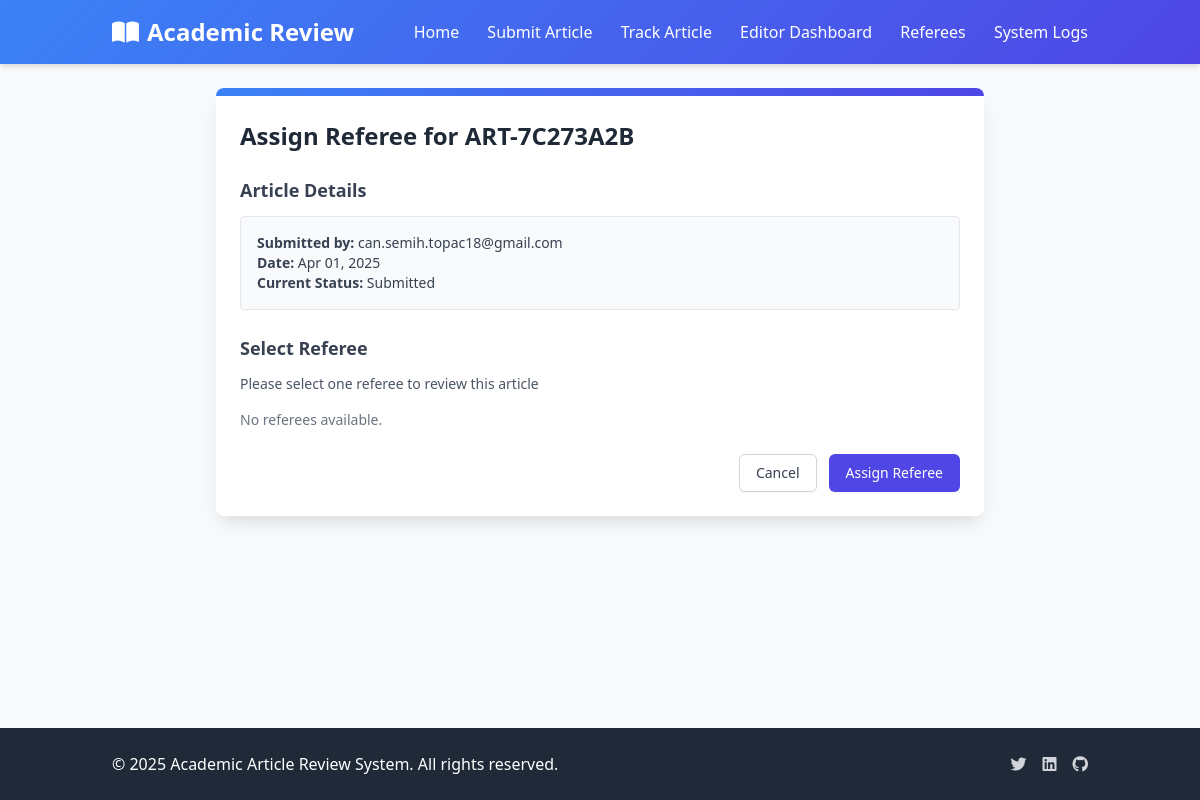
The app's page /editor/article/31/assign/ with its own data.
### articles/models.py (models this page shows, shortened)
class Article(models.Model):
    STATUS_CHOICES = (
        ('submitted', 'Submitted'),
        ('under_review', 'Under Review'),
        ('revision_required', 'Revision Required'),
        ('accepted', 'Accepted'),
        ('rejected', 'Rejected'),
    )
    title = models.CharField(max_length=255, null=True, blank=True)
    tracking_code = models.CharField(max_length=20, unique=True, editable=False)
    email = models.EmailField()
    file = models.FileField(upload_to='articles/')
    anonymized_file = models.FileField(upload_to='anonymized_articles/', null=True, blank=True)
    status = models.CharField(max_length=50, choices=STATUS_CHOICES, default='submitted')
    submission_date = models.DateTimeField(auto_now_add=True)
    last_updated = models.DateTimeField(auto_now=True)
    referee = models.ForeignKey('Referee', on_delete=models.SET_NULL, null=True, blank=True, related_name='assigned_articles')
    extracted_authors = models.TextField(blank=True, null=True, help_text="Automatically extracted author names")
    extracted_institutions = models.TextField(blank=True, null=True, help_text="Automatically extracted institutions")
    extracted_keywords = models.TextField(blank=True, null=True, help_text="Automatically extracted keywords")
    extracted_emails = models.TextField(blank=True, null=True, help_text="Automatically extracted email addresses")
    anonymization_map = models.TextField(blank=True, null=True, help_text="JSON mapping of original text to encrypted text")
    anonymization_key = models.CharField(max_length=128, blank=True, null=True, help_text="Encryption key for anonymization")
    is_anonymized = models.BooleanField(default=False, help_text="Whether the article has been anonymized")
    def get_extracted_keywords_list(self):
        if self.extracted_keywords:
            return self.extracted_keywords.split('|')
        return []
    def get_status_display(self):
        for status_code, status_name in self.STATUS_CHOICES:
            if self.status == status_code:
                return status_name
        return self.status  # Fallback to the code if no match

### articles/views.py (the view, shortened to what this page needs)
# urls.py: path('editor/article/<int:article_id>/assign/', views.assign_referee, name='assign_referee'),
def assign_referee(request, article_id):
    article = get_object_or_404(Article, id=article_id)
    referees = Referee.objects.all()
    suggested_referees = []
    if article.extracted_keywords:
        article_keywords = article.get_extracted_keywords_list()
        suggested_referees = match_referees_by_keywords(article_keywords, referees)
    suggested_referee_id = request.GET.get('referee')
    if suggested_referee_id:
        try:
            suggested_referee = Referee.objects.get(id=suggested_referee_id)
            context = {
                'article': article,
                'referees': referees,
                'preselected_referee': suggested_referee,
                'suggested_referees': suggested_referees
            }
        except Referee.DoesNotExist:
            context = {
                'article': article,
                'referees': referees,
                'suggested_referees': suggested_referees
            }
    else:
        context = {
            'article': article,
            'referees': referees,
            'suggested_referees': suggested_referees
        }
    return render(request, 'articles/editor/assign_referee.html', context)

### articles/utils.py (called while the page is built, shortened)
def match_referees_by_keywords(article_keywords, referees):
    article_keywords = [k.lower() for k in article_keywords]
    referee_scores = []
    return sorted(referee_scores, key=lambda x: x[1], reverse=True)

### templates/articles/editor/assign_referee.html (shortened to what this page needs)
{% extends 'articles/base.html' %}
{% block content %}
<div class="max-w-3xl mx-auto">
    <div class="bg-white rounded-lg shadow-card overflow-hidden">
        <div class="gradient-bg h-2"></div>
        <div class="p-6">
            <h1 class="text-2xl font-bold mb-6 text-gray-800">Assign Referee for {{ article.tracking_code }}</h1>
            <form method="post" action="{% url 'assign_referee' article.id %}" autocomplete="false">
                <div class="mb-6">
                    <h2 class="text-lg font-semibold mb-3 text-gray-700">Article Details</h2>
                    <div class="bg-gray-50 p-4 rounded border border-gray-200">
                        <p class="text-sm text-gray-700"><strong>Submitted by:</strong> {{ article.email }}</p>
                        <p class="text-sm text-gray-700"><strong>Date:</strong> {{ article.submission_date|date:"M d, Y" }}</p>
                        <p class="text-sm text-gray-700"><strong>Current Status:</strong> {{ article.get_status_display }}</p>
                    </div>
                </div>
                <div class="mb-6">
                    <h2 class="text-lg font-semibold mb-3 text-gray-700">Select Referee</h2>
                    <p class="text-sm text-gray-600 mb-4">Please select one referee to review this article</p>
                    <div class="space-y-2">
                        {% for referee in referees %}
                        <div class="flex items-center">
                            <input type="radio" id="referee-{{ referee.id }}" name="referee" value="{{ referee.id }}"
                                {% if article.referee.id == referee.id %}checked{% endif %}
                                class="h-4 w-4 text-indigo-600 focus:ring-indigo-500 border-gray-300 rounded">
                            <label for="referee-{{ referee.id }}" class="ml-2 block text-sm text-gray-700">
                                {{ referee.user.username }}
                                {% if referee.user.email %}<span class="text-gray-500">({{ referee.user.email }})</span>{% endif %}
                            </label>
                        </div>
                        {% empty %}
                        <p class="text-sm text-gray-500">No referees available.</p>
                        {% endfor %}
                    </div>
                </div>
                <div class="flex justify-end">
                    <a href="{% url 'editor_dashboard' %}" class="mr-3 inline-flex items-center px-4 py-2 border border-gray-300 shadow-sm text-sm font-medium rounded-md text-gray-700 bg-white hover:bg-gray-50 focus:outline-none focus:ring-2 focus:ring-offset-2 focus:ring-indigo-500">
                        Cancel
                    </a>
                    <button type="submit" class="inline-flex items-center px-4 py-2 border border-transparent shadow-sm text-sm font-medium rounded-md text-white bg-indigo-600 hover:bg-indigo-700 focus:outline-none focus:ring-2 focus:ring-offset-2 focus:ring-indigo-500">
                        Assign Referee
                    </button>
                </div>
            </form>
        </div>
    </div>
</div>
{% endblock %}

### templates/articles/base.html (style rules this page uses)
.gradient-bg { background: linear-gradient(135deg, #3b82f6 0%, #4f46e5 100%); }
.shadow-card { box-shadow: 0 10px 25px -5px rgba(0, 0, 0, 0.1), 0 10px 10px -5px rgba(0, 0, 0, 0.04); }

### records on screen
Article: tracking_code "ART-7C273A2B", email "can.semih.topac18@gmail.com", submission_date "Apr 01, 2025", status "Submitted"
